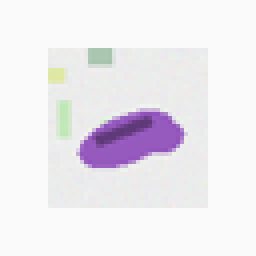
#> input picture courses/kaggle-sprint/unit08-image-and-pattern-basics/data/images/train/PR0003_1.png, 64 x 64 px, given in place of PR0069_0.png, which was not available (shown 4 times larger)
$ jupyter execute --allow-errors lesson.ipynb   (text cells are left out)
#> lines starting #> are read from the running program, lines starting #| are printed output that depends on the picture; long printed decimals are rounded; pictures that were not available may be replaced by others from this repository, and a replacement may not be noted
[cell 1]
# STEP 1: このレッスンを終えると作れるようになるものの処理を実行し、出力を照合する
# ===== セットアップ: このセルを最初に1回だけ実行する =====
from pathlib import Path
import warnings

import numpy as np
import pandas as pd
from PIL import Image
from skimage.feature import hog
from skimage import filters
from sklearn.metrics import accuracy_score, f1_score, confusion_matrix
from sklearn.model_selection import StratifiedGroupKFold
from sklearn.svm import LinearSVC

warnings.filterwarnings("ignore")
pd.set_option("display.width", 150)
pd.set_option("display.max_columns", 20)

DATA = Path("data")
if not (DATA / "train.csv").exists():
    DATA = Path("courses/kaggle-sprint/unit08-image-and-pattern-basics/data")
assert (DATA / "train.csv").exists(), f"train.csv が見つかりません: {DATA.resolve()}"
assert (DATA / "images" / "train").exists(), f"画像ディレクトリが見つかりません: {DATA.resolve()}"

train = pd.read_csv(DATA / "train.csv")
#> (reads courses/kaggle-sprint/unit08-image-and-pattern-basics/data/train.csv from the repository)
print("train:", train.shape, "/ 商品数:", train["product_key"].nunique())
print("DATA =", DATA.resolve())


# ---------- 採点ヘルパー(中身は読まなくてよい) ----------
def check(name, actual, expected, hint=""):
    import numpy as _np
    try:
        ok = actual is not None and bool(_np.all(_np.isclose(_np.asarray(actual, dtype=float), _np.asarray(expected, dtype=float))))
    except (TypeError, ValueError):
        ok = actual == expected
    if ok:
        print(f"[OK] {name}: 正解!")
    else:
        print(f"[NG] {name}: 期待値 {expected!r} / 実際 {actual!r}")
        if hint:
            print(f"     ヒント: {hint}")
    return ok


def call_safely(fn, *args, **kwargs):
    # 未完成の関数を呼んでも notebook を止めない。
    if not callable(fn):
        return None
    try:
        return fn(*args, **kwargs)
    except Exception as e:
        print(f"     (関数内で {type(e).__name__}: {e})")
        return None


def shape_safely(x):
    try:
        return tuple(x.shape)
    except Exception:
        return None


def item_safely(value, index):
    try:
        return value[index]
    except Exception:
        return None


print("セットアップ完了。ヘルパー: check / call_safely / shape_safely")

[cell 2]
# GOAL: 実画像を読み、HWC uint8 → CHW float32 の各段階で契約を確認する

first_path = DATA / "images" / "train" / train["image_id"].iat[0]
with Image.open(first_path) as im:
#> im is the input picture: PIL image 64x64 RGB; mean R, G, B 237.6, 234.5, 239.7
    image_hwc = np.asarray(im.convert("RGB"))

print("読込直後:", image_hwc.shape, image_hwc.dtype,
      "値域=", int(image_hwc.min()), "-", int(image_hwc.max()))
#| 読込直後: (64, 64, 3) uint8 値域= 56 - 250

image_float = image_hwc.astype(np.float32) / 255.0
print("float化  :", image_float.shape, image_float.dtype,
      "値域=", round(float(image_float.min()), 4), "-", round(float(image_float.max()), 4))
#| float化  : (64, 64, 3) float32 値域= 0.2196 - 0.9804

image_chw = np.transpose(image_float, (2, 0, 1))
print("CHW化    :", image_chw.shape, image_chw.dtype)
#| CHW化    : (3, 64, 64) float32

# uint8 の危険を極小値で確認。
u = np.array([250], dtype=np.uint8)
print("\nuint8 250 + 10 =", int((u + 10)[0]), "← 260ではなく4へ巻き戻る")
print("float32へ変換後  =", float(u.astype(np.float32)[0] + 10))

[cell 3]
# GOAL: transpose は「どの軸を何番目へ持ってくるか」で読む

tiny_hwc = np.array([
    [[0, 10, 20], [255, 128, 64], [30, 60, 90]],
    [[12, 24, 36], [48, 96, 144], [200, 100, 50]],
], dtype=np.uint8)
print("HWC:", tiny_hwc.shape)
print("正しい CHW transpose(2,0,1):", tiny_hwc.transpose(2, 0, 1).shape)
print("誤った軸順 transpose(1,2,0):", tiny_hwc.transpose(1, 2, 0).shape)

bgr = tiny_hwc[..., ::-1]
print("\nRGB先頭pixel:", tiny_hwc[0, 0].tolist())
print("BGR先頭pixel:", bgr[0, 0].tolist())
print("shape は同じ:", bgr.shape)

[cell 4]
# STEP 4: ⑥ 書いてみる: HWC uint8 を CHW float32 にするの処理を実行し、出力を照合する
def to_chw_float(image):
    # ここに書く(ヒント: float32化して255で割り、軸を (2,0,1) に並べ替える)
    return None


chw_a = call_safely(to_chw_float, tiny_hwc)
print("chw_a:", shape_safely(chw_a), None if chw_a is None else chw_a.dtype)

[cell 5]
# STEP 5: ⑥ 書いてみる: HWC uint8 を CHW float32 にするの処理を実行し、出力を照合する
# ===== チェックポイント A: HWC → CHW =====
check("A-1 shape", shape_safely(chw_a), (3, 2, 3),
      hint="元は (H,W,C)=(2,3,3)。Cを先頭へ。")
check("A-2 dtype", str(chw_a.dtype) if chw_a is not None else None, "float32",
      hint="astype(np.float32) を明示する。")
_a_value = float(chw_a[0, 0, 1]) if chw_a is not None else None
check("A-3 値域変換", _a_value, 1.0,
      hint="元の R=255 を255で割る。")
_a_input = int(tiny_hwc[0, 1, 0]) if chw_a is not None else None
check("A-4 入力を破壊しない", _a_input, 255,
      hint="astype は新しい配列を返す。元の uint8 配列へ代入しない。")

[cell 6]
# GOAL: resize → grayscale → channel標準化を、各段階の shape と値域で追う

with Image.open(first_path) as im:
    rgb_pil = im.convert("RGB")
    resized_pil = rgb_pil.resize((32, 32), resample=Image.Resampling.BILINEAR)
resized = np.asarray(resized_pil, dtype=np.float32) / 255.0
print("resize後:", resized.shape, resized.dtype,
      "値域=", round(float(resized.min()), 3), "-", round(float(resized.max()), 3))
#| resize後: (32, 32, 3) float32 値域= 0.239 - 0.98

gray = resized @ np.array([0.2126, 0.7152, 0.0722], dtype=np.float32)
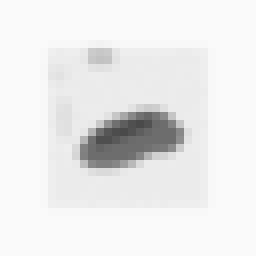
#> gray: shape (32, 32) float32 (shown 8 times larger); min 0.294, max 0.98, mean 0.924
print("gray:", gray.shape, "← channel軸が消えた")
#| gray: (32, 32) ← channel軸が消えた

channel_mean = resized.mean(axis=(0, 1), keepdims=True)
#> channel_mean = [[0.932, 0.92, 0.94]]
channel_std = resized.std(axis=(0, 1), keepdims=True)
#> channel_std = [[0.101, 0.147, 0.0735]]
standardized = (resized - channel_mean) / np.maximum(channel_std, 1e-6)
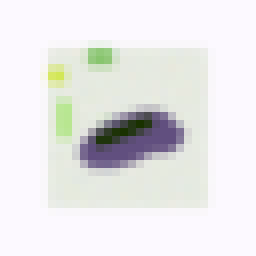
#> standardized: shape (32, 32, 3) float32 (shown 8 times larger); mean R, G, B 1.12e-06, -4.08e-06, 1.28e-06; drawn with min black and max white
print("mean/std shape:", channel_mean.shape, channel_std.shape)
#| mean/std shape: (1, 1, 3) (1, 1, 3)
print("標準化後のchannel平均:", np.round(standardized.mean(axis=(0, 1)), 6))
#| 標準化後のchannel平均: [ 1.e-06 -4.e-06  1.e-06]
print("標準化後のchannel標準偏差:", np.round(standardized.std(axis=(0, 1)), 6))
#| 標準化後のchannel標準偏差: [1 1.000 1.      ]

[cell 7]
# GOAL: HWCとCHWで、チャネル統計を当てるshapeが違うことを見る

tiny_float = tiny_hwc.astype(np.float32) / 255.0
mean_hwc = tiny_float.mean(axis=(0, 1), keepdims=True)
chw_float = tiny_float.transpose(2, 0, 1)
mean_chw = chw_float.mean(axis=(1, 2), keepdims=True)

print("HWC image / mean:", tiny_float.shape, mean_hwc.shape)
print("CHW image / mean:", chw_float.shape, mean_chw.shape)
print("HWC標準化の式: (H,W,C) - (1,1,C)")
print("CHW標準化の式: (C,H,W) - (C,1,1)")

nearest = np.asarray(Image.fromarray(tiny_hwc).resize((9, 6), Image.Resampling.NEAREST))
bilinear = np.asarray(Image.fromarray(tiny_hwc).resize((9, 6), Image.Resampling.BILINEAR))
print("\nresize shapeは同じ:", nearest.shape, bilinear.shape)
print("補間結果が違う画素数:", int(np.any(nearest != bilinear, axis=2).sum()))

[cell 8]
# STEP 8: ⑥ 書いてみる: HWC画像をチャネル別に標準化するの処理を実行し、出力を照合する
def standardize_channels(image):
    # ここに書く(ヒント: H,Wを集計し、C軸を残した (1,1,C) のmean/stdを作る)
    return None


result_b = call_safely(standardize_channels, np.arange(24, dtype=float).reshape(2, 4, 3) / 23.0)
normalized_b = item_safely(result_b, 0)
mean_b = item_safely(result_b, 1)
std_b = item_safely(result_b, 2)
print("normalized:", shape_safely(normalized_b), "mean:", shape_safely(mean_b), "std:", shape_safely(std_b))

[cell 9]
# STEP 9: ⑥ 書いてみる: HWC画像をチャネル別に標準化するの処理を実行し、出力を照合する
# ===== チェックポイント B: チャネル別標準化 =====
check("B-1 normalized shape", shape_safely(normalized_b), (2, 4, 3),
      hint="標準化は要素数を変えない。")
check("B-2 mean shape", shape_safely(mean_b), (1, 1, 3),
      hint="axis=(0,1), keepdims=True。")
check("B-3 channel平均", normalized_b.mean(axis=(0, 1)) if normalized_b is not None else None,
      [0.0, 0.0, 0.0], hint="各channelから、そのchannel自身のmeanを引く。")
check("B-4 channel標準偏差", normalized_b.std(axis=(0, 1)) if normalized_b is not None else None,
      [1.0, 1.0, 1.0], hint="各channelを、そのchannel自身のstdで割る。")

[cell 10]
# GOAL: 同一商品の変形写真が完全一致でなくても、正規化表現では近いことを見る

counts = train["product_key"].value_counts()
duplicate_key = counts[counts >= 2].index[0]
same_rows = train[train["product_key"] == duplicate_key].iloc[:2]
different_row = train[train["product_key"] != duplicate_key].iloc[0]


def load_rgb(row):
    path = DATA / "images" / "train" / row["image_id"]
    with Image.open(path) as im:
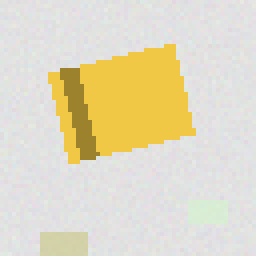
#> input picture courses/kaggle-sprint/unit08-image-and-pattern-basics/data/images/train/PR0012_0.png, 64 x 64 px, given in place of PR0165_1.png, which was not available (shown 4 times larger)
#> im is the input picture: PIL image 64x64 RGB; mean R, G, B 225.6, 218.7, 194.8
#| 同一商品でピクセル完全一致: True
        return np.asarray(im.convert("RGB"))


def normalized_thumbnail(image, size=16):
#> called with size = 16
    gray = Image.fromarray(image).convert("L").resize((size, size), Image.Resampling.BILINEAR)
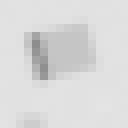
#> gray: PIL image 16x16 L (shown 8 times larger); min 141, max 228, mean 218.1
    vector = np.asarray(gray, dtype=np.float32).reshape(-1)
#> vector = 256 values, max 228 at index 220, min 141 at index 84, mean 218.1
    vector = vector - vector.mean()
#> vector = 256 values, max 9.92 at index 220, min -77.08 at index 84, mean 0
    vector = vector / max(float(vector.std()), 1e-6)
#> vector = 256 values, max 0.641 at index 220, min -4.98 at index 84, mean 2.98e-08
    return vector / max(float(np.linalg.norm(vector)), 1e-6)


same_a, same_b = [load_rgb(row) for _, row in same_rows.iterrows()]
other = load_rgb(different_row)
print("同一商品でピクセル完全一致:", bool(np.array_equal(same_a, same_b)))
print("同一商品のthumbnail cosine:", round(float(normalized_thumbnail(same_a) @ normalized_thumbnail(same_b)), 4))
#| 同一商品のthumbnail cosine: 1.0
print("別商品のthumbnail cosine  :", round(float(normalized_thumbnail(same_a) @ normalized_thumbnail(other)), 4))
#> call 4 of normalized_thumbnail, with size = 16
#> in normalized_thumbnail (call 4), `gray = Image.fromarray(image).convert("L").resize((size, size), Image...`:
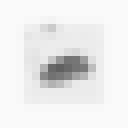
#> gray: PIL image 16x16 L (shown 8 times larger); min 96, max 250, mean 236
#> in normalized_thumbnail (call 4), `vector = np.asarray(gray, dtype=np.float32).reshape(-1)`: vector = 256 values, max 250 at index 0, min 96 at index 135, mean 236
#> in normalized_thumbnail (call 4), `vector = vector - vector.mean()`: vector = 256 values, max 14.04 at index 0, min -140 at index 135, mean 0
#> in normalized_thumbnail (call 4), `vector = vector / max(float(vector.std()), 1e-6)`: vector = 256 values, max 0.472 at index 0, min -4.7 at index 135, mean -7.45e-09
#| 別商品のthumbnail cosine  : 0.4577
print("実測中央値は同一0.998 / 別0.372。単一例ではなく分布で閾値を決める。")

[cell 11]
# GOAL: 閾値を1つの正解ではなく、用途で選ぶトレードオフとして読む

duplicate_thresholds = pd.DataFrame({
    "threshold": [0.95, 0.90, 0.85, 0.80],
    "recall": [0.722, 0.733, 0.762, 0.825],
    "false_positive_rate": [0.0000, 0.0013, 0.0043, 0.0150],
})
print(duplicate_thresholds.to_string(index=False))
print("\n閾値0.95: 誤検出を避けたい自動削除向け。ただし約28%を取りこぼす。")
print("閾値0.80: recallは82.5%へ上がるが、別商品の1.5%を誤検出。人手確認候補向け。")
print("同一商品378ペア中、完全一致は3件だけ。完全一致を主役にしてはいけない。")

[cell 12]
# STEP 12: ⑥ 書いてみる: 8×8グレースケールの average hashの処理を実行し、出力を照合する
def average_hash_bits(gray8):
    # ここに書く(ヒント: 平均以上かのbool配列を uint8 にし、1次元へ)
    return None


hash_c = call_safely(average_hash_bits, np.arange(64, dtype=float).reshape(8, 8))
print("hash_c:", shape_safely(hash_c), None if hash_c is None else int(hash_c.sum()))

[cell 13]
# STEP 13: ⑥ 書いてみる: 8×8グレースケールの average hashの処理を実行し、出力を照合する
# ===== チェックポイント C: average hash =====
check("C-1 shape", shape_safely(hash_c), (64,),
      hint="8×8を reshape(-1) で64要素へ。")
check("C-2 1の個数", int(hash_c.sum()) if hash_c is not None else None, 32,
      hint="0〜63の平均は31.5。32〜63の32画素が平均以上。")
check("C-3 dtype", str(hash_c.dtype) if hash_c is not None else None, "uint8",
      hint="boolのままではなく astype(np.uint8)。")
_c_reverse = call_safely(average_hash_bits, 63.0 - np.arange(64, dtype=float).reshape(8, 8))
_c_hamming = int(np.sum(hash_c != _c_reverse)) if hash_c is not None and _c_reverse is not None else None
check("C-4 反転画像とのハミング距離", _c_hamming, 64,
      hint="大小関係が全画素で反転するので、64bitすべて異なる。")

[cell 14]
# GOAL: 同じ画像から「色」「輪郭」「HOG」の3種類の特徴を作り、shapeを見る

def _color_hist_reference(image, bins=8):
    parts = []
    for channel in range(3):
        counts, _ = np.histogram(image[..., channel], bins=bins, range=(0, 256))
        parts.append(counts.astype(float) / max(1, counts.sum()))
    return np.concatenate(parts)


sample_float = image_hwc.astype(np.float32) / 255.0
sample_gray = sample_float @ np.array([0.2126, 0.7152, 0.0722])
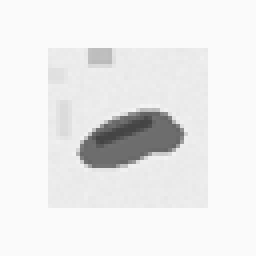
#> sample_gray: shape (64, 64) float64 (shown 4 times larger); min 0.268, max 0.98, mean 0.924
color_feature = _color_hist_reference(image_hwc, bins=8)
#> the loop in _color_hist_reference, `for channel in range(3):` made 3 passes
#> counts on passes 1 to 3: [0, 0, 15, 33, 187, 47, 89, 3725], [0, 33, 192, 19, 13, 15, 47, 3777], [0, 0, 0, 25, 23, 217, 105, 3726]
#> after the loop in _color_hist_reference, `for channel in range(3):`: parts = [[0, 0, 0.00366, 0.00806, 0.0457, 0.0115, 0.0217, 0.909], [0, 0.00806, 0.0469, 0.00464, 0.00317, 0.00366, 0.0115, 0.922], [0, 0, 0, 0.0061, 0.00562, 0.053, 0.0256, 0.91]]
#> color_feature = 24 values, max 0.922 at index 15, min 0 at index 0, mean 0.125
edge_map = filters.sobel(sample_gray)
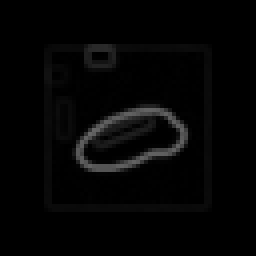
#> edge_map: shape (64, 64) float64 (shown 4 times larger); min 0, max 0.403, mean 0.0189
hog_feature = hog(sample_gray, orientations=9, pixels_per_cell=(8, 8),
                  cells_per_block=(2, 2), block_norm="L2-Hys", feature_vector=True)
#> hog_feature = 1764 values, max 0.659 at index 1588, min 0 at index 0, mean 0.0895

print("image:", image_hwc.shape)
#| image: (64, 64, 3)
print("color histogram:", color_feature.shape, "= 3ch × 8bins")
#| color histogram: (24,) = 3ch × 8bins
print("edge map:", edge_map.shape, "平均edge強度=", round(float(edge_map.mean()), 4))
#| edge map: (64, 64) 平均edge強度= 0.0189
print("HOG:", hog_feature.shape, "値域=", round(float(hog_feature.min()), 4), "-", round(float(hog_feature.max()), 4))
#| HOG: (1764,) 値域= 0.0 - 0.6587

[cell 15]
# GOAL: product単位で分けたOOFを作り、accuracy / macro-F1 / 誤分類を確認する

images_all = []
#> (the rest of this cell did not finish here and is left out)

[cell 16]
# STEP 16: ⑥ 書いてみる: 正規化したRGB色ヒストグラムの処理を実行し、出力を照合する
def color_histogram_hwc(image, bins=4):
    # ここに書く(ヒント: channelごとにhistogram→合計1へ正規化→3本を連結)
    return None


hist_d = call_safely(color_histogram_hwc, np.array([
    [[0, 0, 10], [0, 64, 20]], [[255, 128, 30], [255, 255, 40]]
], dtype=np.uint8), 4)
print("hist_d:", shape_safely(hist_d), hist_d)
#| hist_d: None None

[cell 17]
# STEP 17: ⑥ 書いてみる: 正規化したRGB色ヒストグラムの処理を実行し、出力を照合する
# ===== チェックポイント D: 色ヒストグラム =====
check("D-1 shape", shape_safely(hist_d), (12,),
      hint="RGB 3ch × 4bins。")
check("D-2 値", hist_d, [0.5, 0.0, 0.0, 0.5, 0.25, 0.25, 0.25, 0.25, 1.0, 0.0, 0.0, 0.0],
      hint="range=(0,256) を明示し、channelごとに画素数4で割る。")
#| [NG] D-2 値: 期待値 [0.5, 0.0, 0.0, 0.5, 0.25, 0.25, 0.25, 0.25, 1.0, 0.0, 0.0, 0.0] / 実際 None
_d_sums = np.array([hist_d[i*4:(i+1)*4].sum() for i in range(3)]) if hist_d is not None else None
check("D-3 channelごとの合計", _d_sums, [1.0, 1.0, 1.0],
      hint="3ch全体で1ではなく、各channelが1。")
check("D-4 入力shapeに依存しない長さ",
      shape_safely(call_safely(color_histogram_hwc, np.zeros((8, 5, 3), dtype=np.uint8), 4)), (12,),
      hint="画素数が変わっても特徴長は 3*bins。")
#| [NG] D-4 入力shapeに依存しない長さ: 期待値 (12,) / 実際 None

[cell 18]
# GOAL: ラベルを保つ4変換を、shape・dtype・値域を壊さず適用する

aug_source = image_hwc
rng_aug = np.random.default_rng(8)
flipped = np.flip(aug_source, axis=1).copy()
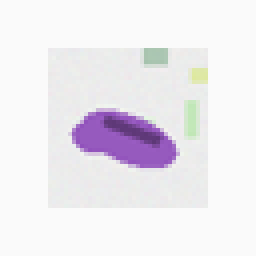
#> flipped: shape (64, 64, 3) (shown 4 times larger); mean R, G, B 237.6, 234.5, 239.7
bright = np.clip(aug_source.astype(np.float32) * 1.15, 0, 255).astype(np.uint8)
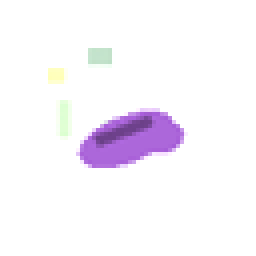
#> bright: shape (64, 64, 3) (shown 4 times larger); mean R, G, B 248.6, 244.9, 251
noisy = np.clip(aug_source.astype(np.float32) + rng_aug.normal(0, 6, aug_source.shape), 0, 255).astype(np.uint8)
rotated = np.asarray(Image.fromarray(aug_source).rotate(
    25, resample=Image.Resampling.BILINEAR, fillcolor=(240, 240, 240)))
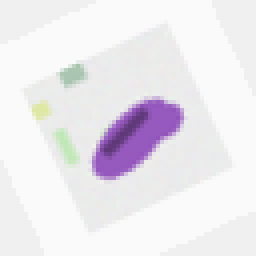
#> rotated: shape (64, 64, 3) (shown 4 times larger); mean R, G, B 235.9, 232.9, 238.1

for name, image in [("source", aug_source), ("flip", flipped), ("bright", bright),
                    ("noise", noisy), ("rotate +25°", rotated)]:
    print(f"{name:<12} shape={image.shape} dtype={image.dtype} range={image.min()}-{image.max()}")
#> this loop made 5 passes
#> name on passes 1 to 5: 'source', 'flip', 'bright', 'noise', 'rotate +25°'
#| source       shape=(64, 64, 3) dtype=uint8 range=56-250
#| flip         shape=(64, 64, 3) dtype=uint8 range=56-250
#| bright       shape=(64, 64, 3) dtype=uint8 range=64-255
#| noise        shape=(64, 64, 3) dtype=uint8 range=37-255
#| rotate +25°  shape=(64, 64, 3) dtype=uint8 range=56-250
print("回転は +25度。生成データと教材コードの上限は常に±25度。")

[cell 19]
# GOAL: 「CNNがHOGに負ける」という古い結論を、訂正後の実測表で更新する

verified_scores = pd.DataFrame({
    "method": [
        "色hist + LinearSVC", "HOG + LinearSVC", "scratch CNN(作り込み不足)",
        "scratch CNN(BN+拡張+cosine)", "転移学習(全層FT)", "転移学習(凍結head)",
    ],
    "accuracy": [0.3533, 0.7840, 0.5731, 0.9038, 0.9451, 0.9538],
})
print(verified_scores.to_string(index=False))
print("\n重要な訂正:")
print("  0.5731はCNNの限界ではなく、BatchNorm・拡張・schedule不足。作り込むと0.9038。")
print("  転移学習は作り込んだscratchにも +0.050。")
print("  小データでは凍結0.9538 > 全層FT0.9451。まずheadだけ、足りなければ段階的に解凍。")
print("  回転は±25度以内。強い拡張でラベル定義を壊してはいけない。")

print("\nHOGの誤分類クラス別件数:")
#> (the rest of this cell did not finish here and is left out)

[cell 20]
# STEP 20: ⑥ 書いてみる: 決定的な flip + brightness 拡張の処理を実行し、出力を照合する
def augment_flip_brightness(image, flip, brightness):
    # ここに書く(ヒント: float32のcopy→必要ならaxis=1反転→brightness→clip)
    return None


aug_e_input = np.arange(12, dtype=np.float32).reshape(2, 2, 3) / 11.0
aug_e = call_safely(augment_flip_brightness, aug_e_input, True, 0.5)
print("aug_e:", shape_safely(aug_e), None if aug_e is None else aug_e.dtype)

[cell 21]
# STEP 21: ⑥ 書いてみる: 決定的な flip + brightness 拡張の処理を実行し、出力を照合する
# ===== チェックポイント E: ラベル保存拡張 =====
check("E-1 shape", shape_safely(aug_e), (2, 2, 3),
      hint="左右反転と明度変更はshapeを変えない。")
check("E-2 dtype", str(aug_e.dtype) if aug_e is not None else None, "float32",
      hint="astype(np.float32).copy() から始める。")
check("E-3 値", aug_e, [[[0.13636364042758942, 0.1818181872367859, 0.22727273404598236], [0.0, 0.04545454680919647, 0.09090909361839294]], [[0.40909090638160706, 0.4545454680919647, 0.5], [0.27272728085517883, 0.3181818127632141, 0.3636363744735718]]],
      hint="axis=1で左右を入れ替え、その後0.5倍。")
#| [NG] E-3 値: 期待値 [[[0.1364, 0.1818, 0.2273], [0.0, 0.04545, 0.09091]], [[0.4091, 0.4545, 0.5], [0.2727, 0.3182, 0.3636]]] / 実際 None
_e_input_value = float(aug_e_input[0, 0, 0]) if aug_e is not None else None
check("E-4 入力を破壊しない", _e_input_value, 0.0,
      hint="入力へin-place乗算せず、copyしたoutを変換する。")
#> Out = False

[cell 22]
# STEP 1: aHashとdHashを同じ64 bitで比較する
from PIL import Image
from sklearn.model_selection import StratifiedGroupKFold

dhash_source = np.tile(np.arange(9, dtype=np.uint8) * 20, (8, 1))
dhash_resized = Image.fromarray(dhash_source).resize((9, 8), Image.Resampling.LANCZOS)
dhash_values = np.asarray(dhash_resized, dtype=float)
dhash_bits = (dhash_values[:, 1:] >= dhash_values[:, :-1]).reshape(-1)
ahash_values = np.asarray(Image.fromarray(dhash_source).resize((8, 8)), dtype=float)
ahash_bits = (ahash_values >= ahash_values.mean()).reshape(-1)
print("aHash / dHash shape:", ahash_bits.shape, dhash_bits.shape)
#| aHash / dHash shape: (64,) (64,)
print("Hamming distance:", int(np.not_equal(ahash_bits, dhash_bits).sum()))
#| Hamming distance: 32

# STEP 2: group split後、各foldのtrain indexだけを拡張対象へ記録する
fold_labels = np.array([0, 0, 0, 0, 1, 1, 1, 1, 0, 1, 0, 1])
fold_groups = np.array([0, 0, 1, 1, 2, 2, 3, 3, 4, 4, 5, 5])
fold_splitter = StratifiedGroupKFold(n_splits=3, shuffle=True, random_state=42)
augmentation_boundaries = []
for train_index, valid_index in fold_splitter.split(np.zeros(len(fold_labels)), fold_labels, fold_groups):
    augmented_train_index = train_index.copy()  # 実処理ではこの画像だけを反転・明度変更する
    augmentation_boundaries.append((augmented_train_index, valid_index))
    print("train/valid group overlap:", set(fold_groups[train_index]) & set(fold_groups[valid_index]))
print("fold数:", len(augmentation_boundaries))
